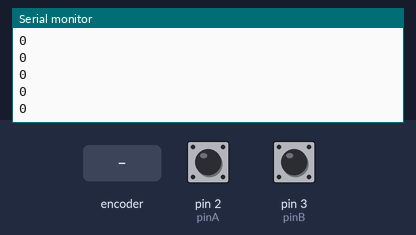
Recording of a sketch running on a simulated Arduino Uno, built with avr-gcc and run on an emulated ATmega328P. On the bench: the last lines printed to the serial monitor. The test bench sets the inputs (shaded band); at power-on: pin 2 (pinA) HIGH, pin 3 (pinB) HIGH.

Above: at 1.2 s.
1.3 s: rotary encoder on pin 2 (pinA) / pin 3 (pinB) turned 1 step (first pin leading)
At 2.1 s:
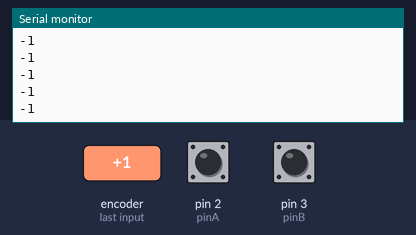
3.0 s: rotary encoder on pin 2 (pinA) / pin 3 (pinB) turned 1 step (first pin leading)
At 3.5 s:
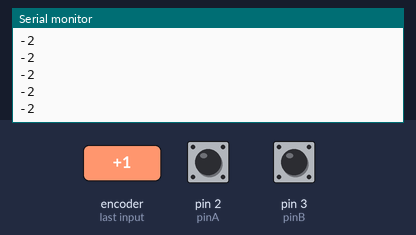
Timing chart, 0 to 6.0 s (numbered marks = the images above; inputs shaded):
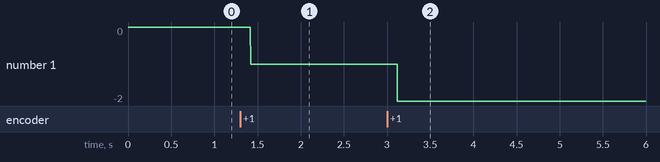

Measured:
- after the input at 1.3 s, the serial monitor: prints a new line after 0.12 s (image 1)
- after the input at 3.0 s, the serial monitor: prints a new line after 0.12 s (image 2)
- plotted number 1: 0 → -1 after the input at 1.3 s, -1 → -2 after the input at 3.0 s

The sketch:

Rotary_encoder_test.ino
```cpp
int pinA = 2;
int pinB = 3;
int count =0;

int valA;
int valB;

unsigned long currentTime;
unsigned long countPlusTime = 0;
unsigned long countMinTime = 0;

void setup() {
  // put your setup code here, to run once:
  Serial.begin(9600);
  pinMode(pinA, INPUT_PULLUP);
  pinMode(pinB, INPUT_PULLUP);

  attachInterrupt(digitalPinToInterrupt(pinA), updateCount, RISING);

}

void loop() {
  // put your main code here, to run repeatedly:
  currentTime = millis();
  //Serial.print("A: ");
  //Serial.print(valA);
  //Serial.print(" ");
  //Serial.print("   B: ");
  //Serial.println(valB);
  Serial.println(count);

}

void updateCount(){
  valA = digitalRead(pinA);
  valB = digitalRead(pinB);

  if(valA == valB && (currentTime > countMinTime + 50)){
    count++;
    countPlusTime = currentTime;
  }
  if(valA =! valB && (currentTime > countPlusTime + 50)){
    count--;
    countMinTime = currentTime;
  }


}
```
